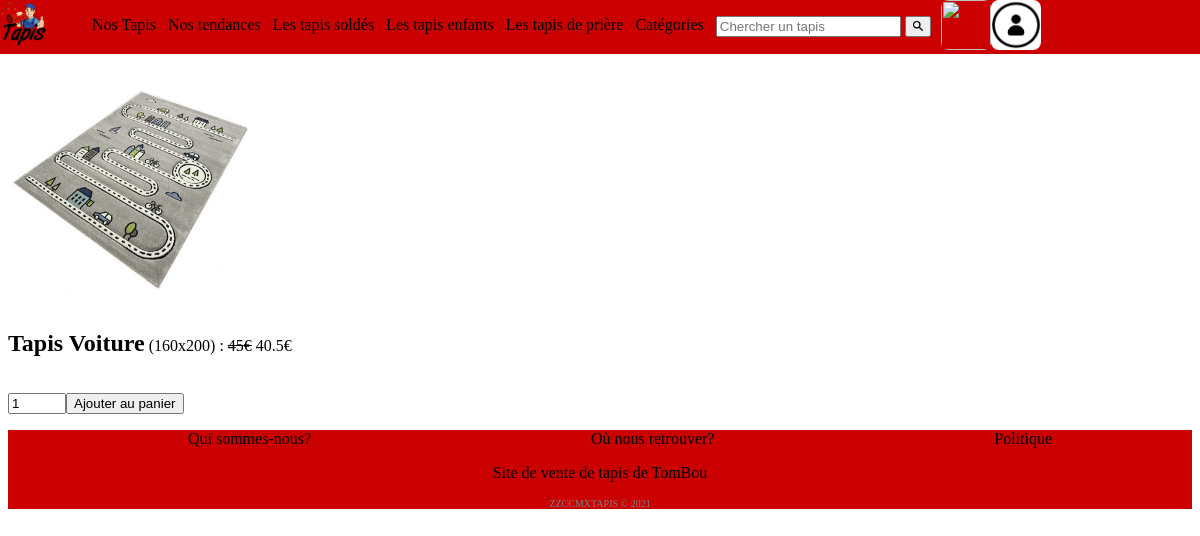
The app's page /index.php?action=read&id_tapis=2&controller=tapis with its own data.
### tables this page shows
CREATE TABLE `p_tapis` (
  `id_tapis` int(32) NOT NULL,
  `nom_tapis` varchar(64) NOT NULL,
  `largeur` float NOT NULL,
  `longueur` float NOT NULL,
  `prix` float NOT NULL,
  `coefficient_solde` float NOT NULL DEFAULT '1',
  `marque` varchar(32) NOT NULL,
  `stock` int(11) NOT NULL
);

### index.php (called while the page is built, shortened)
<?php
require_once 'controller/routeur.php';
?>

### model/Model.php (called while the page is built, shortened)
<?php
    class Model {
        private static $pdo = NULL;
        public static function init(){
            $login = Conf::getLogin();
            $password = Conf::getPassword();
            $hostname = Conf::getHostname();
            $database_name = Conf::getDatabase();
            try{
                self::$pdo = new PDO("mysql:host=$hostname;dbname=$database_name", $login, $password,
                         array(PDO::MYSQL_ATTR_INIT_COMMAND => "SET NAMES utf8"));
                self::$pdo->setAttribute(PDO::ATTR_ERRMODE, PDO::ERRMODE_EXCEPTION);
            }
            catch(PDOException $e) {
                  if (Conf::getDebug()) {
                    echo $e->getMessage();
                    }
                    else {
                        echo 'Une erreur est survenue <a href=""> retour a la page d\'accueil </a>';
                    }
                die();
            }
        }
        public static function getPDO(){
            return self::$pdo;
        }
        static public function select($primary_value) {
            try{
                $primary_key = static::$primary;
                $table_name = static::$object;
                $class_name = 'Model' . ucfirst($table_name);
                $table_name = 'p_' . static::$object;
                $sql = "SELECT * from $table_name WHERE $primary_key=:primary_value";
                $req_prep = Model::getPDO()->prepare($sql);
                $values = array(
                    "primary_value" => $primary_value,
                );
                $req_prep->execute($values);
                $req_prep->setFetchMode(PDO::FETCH_CLASS, "$class_name");
                $tab = $req_prep->fetchAll();
                return $tab[0];
            } catch (PDOException $e){
                return false;
                if (Conf::getDebug()){
                    echo $e->getMessage();
                } else {
                    echo 'Une erreur est survenue <a href=""> retour a la page d\'accueil </a>';
                }
                die();
            }
        }
    }
?>

### config/Conf.php (called while the page is built, shortened)
<?php
class Conf
{
    static private $databases = array('hostname'=>'','database'=>'','login'=>'','password'=>'');
    static public function getLogin(){
        return self::$databases['login'];
    }
    static public function getHostname(){
        return self::$databases['hostname'];
    }
    static public function getDataBase(){
        return self::$databases['database'];
    }
    static public function getPassword(){
        return self::$databases['password'];
    }
}

### model/ModelTapis.php (called while the page is built, shortened)
<?php
    require_once 'Model.php';
    class ModelTapis extends Model
    {
        private $id_tapis;
        private $nom_tapis;
        private $largeur;
        private $longueur;
        private $prix;
        private $coefficient_solde;
        private $marque;
        private $stock;
        public function getCoefficient_solde()
        {
            return $this->coefficient_solde;
        }
        public function getPrix_solde(){
            return $this->prix - $this->prix * $this->coefficient_solde / 100;
        }
        public function getId_tapis()
        {
            return $this->id_tapis;
        }
        public function getStock()
        {
            return $this->stock;
        }
        public function toArray()
        {
            $data = array(
                'id_tapis' => $this->id_tapis,
                'nom_tapis' => $this->nom_tapis,
                'largeur' => $this->largeur,
                'longueur' => $this->longueur,
                'prix' => $this->prix,
                'coefficient_solde' => $this->coefficient_solde,
                'marque' => $this->marque,
                'stock' => $this->stock
            );
            return $data;
        }
        public static function qteTapisPanier($id){
            $produit =unserialize($_COOKIE['panier']);
            if (in_array($id,$produit[0])) {
                for ($i = 0; $i < sizeof($produit[0]); $i++) {
                    if ($produit[0][$i] == $id) {
                        return $produit[1][$i];
                    }
                }
            }else {
                return 0;
            }
        }
    }
?>

### view/tapis/detail.php (the view, shortened to what this page needs)
<?php
$data = $tapis->toArray();
$id_tapis = $tapis->getId_tapis();
$stock = $tapis->getStock();
$id_tapis_echappee = rawurlencode($id_tapis);
$qtePanier = $tapis->qteTapisPanier($id_tapis);
$stockReel = $stock-$qtePanier;
$prixSolde = $tapis->getPrix_solde();
$coef_solde = $tapis->getCoefficient_solde();
echo "<img src='ressources/$id_tapis_echappee.jpg'>";
if ($coef_solde != 0) {
    echo "<p><h2>" . htmlspecialchars($data['nom_tapis']) ."</h2> (" . htmlspecialchars($data['largeur']) . "x" . htmlspecialchars($data['longueur']) .
        ") : <span style='text-decoration: line-through;'>" . htmlspecialchars($data['prix']) . "€</span> " .
        htmlspecialchars($prixSolde) . "€ </p>" ;
} else {
    echo "<p><h2>" . htmlspecialchars($data['nom_tapis']) . "</h2> (" . htmlspecialchars($data['largeur']) . "x" . htmlspecialchars($data['longueur']) .
        ") : " . htmlspecialchars($data['prix']) . "€</p>";
}
echo "<form method='post' action='index.php?action=ajoutPanier&controller=panier'>";
if ($stockReel>0){
echo "<input type='number' id='qte' name='qte' min='1' max='$stockReel' value='1' style='width: 50px'>";
echo "<input type='submit' value='Ajouter au panier'/>";
echo "</form>";
}
else{
   echo "<p>Le tapis n'est plus en stock</p>";
}
?>

### css/general.css (style rules this page uses)
body { margin-top:60px; }
img { width: 250px; height: 200px; }
h2 { display: inline-block; }

### records on screen
p_tapis: nom_tapis "Tapis Voiture", largeur "160", longueur "200", prix "45", prixSolde "40.5"
